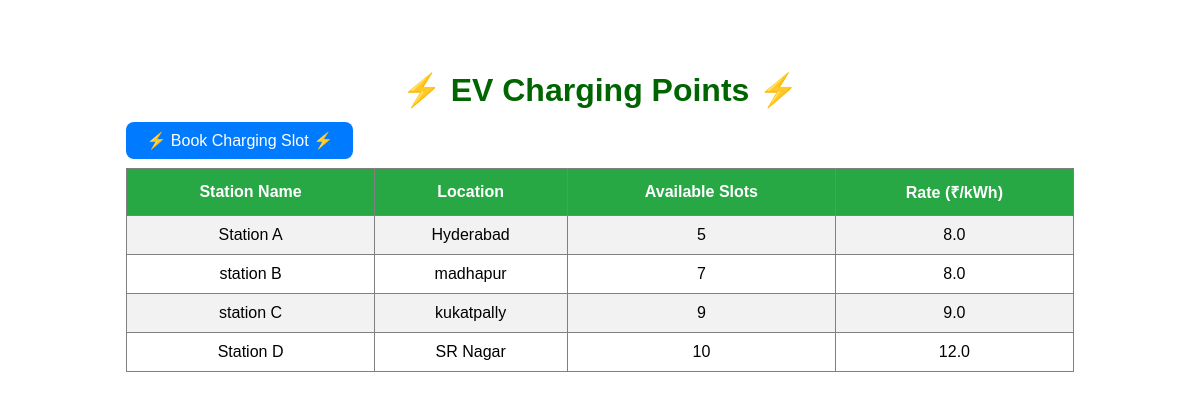
Before: / with the older database file.
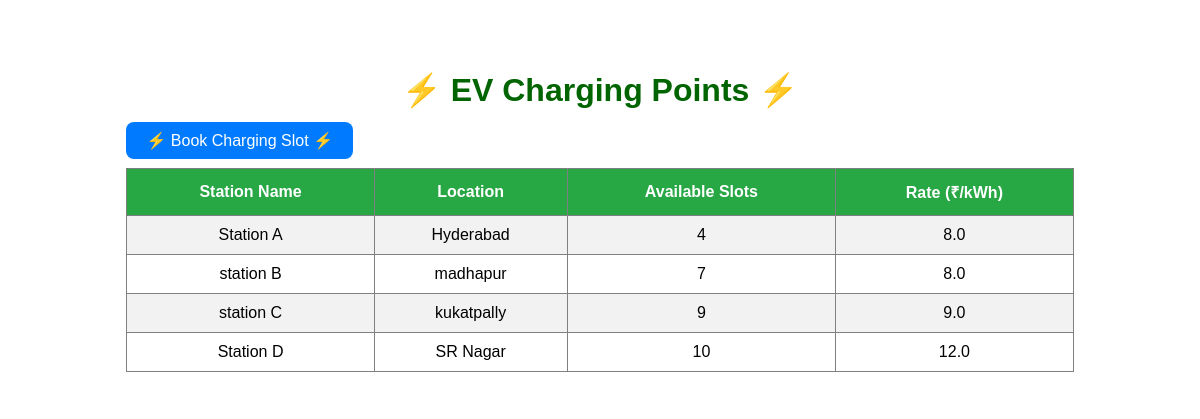
After: the same page with the newer database file.
### charging/models.py (models this page shows, shortened)
class Station(models.Model):
    name = models.CharField(max_length=100)
    location = models.CharField(max_length=100)
    slots = models.IntegerField()
    rate = models.FloatField()

### charging/views.py (the view)
# urls.py: path('', views.home, name='home'),
def home(request):
    stations = Station.objects.all()
    return render(request, 'home.html', {'stations': stations})

### charging/templates/home.html (shortened to what this page needs)
{% load static %}
<!DOCTYPE html>
<html>
<head>
    <link rel="stylesheet" href="{% static 'style.css' %}">
</head>
<body>
<div class="container">
<h1>⚡ EV Charging Points ⚡</h1>
<a href="/book" class="btn">⚡ Book Charging Slot ⚡</a>
<br><br>
<table border="1">
<tr>
    <th>Station Name</th>
    <th>Location</th>
    <th>Available Slots</th>
    <th>Rate (₹/kWh)</th>
</tr>
{% for station in stations %}
<tr>
    <td>{{ station.name }}</td>
    <td>{{ station.location }}</td>
    <td>{{ station.slots }}</td>
    <td>{{ station.rate }}</td>
</tr>
{% endfor %}
</table>
</div>
</body>
</html>

Changed rows visible on the page:
changed Station "Station A": slots "5" → "4"
